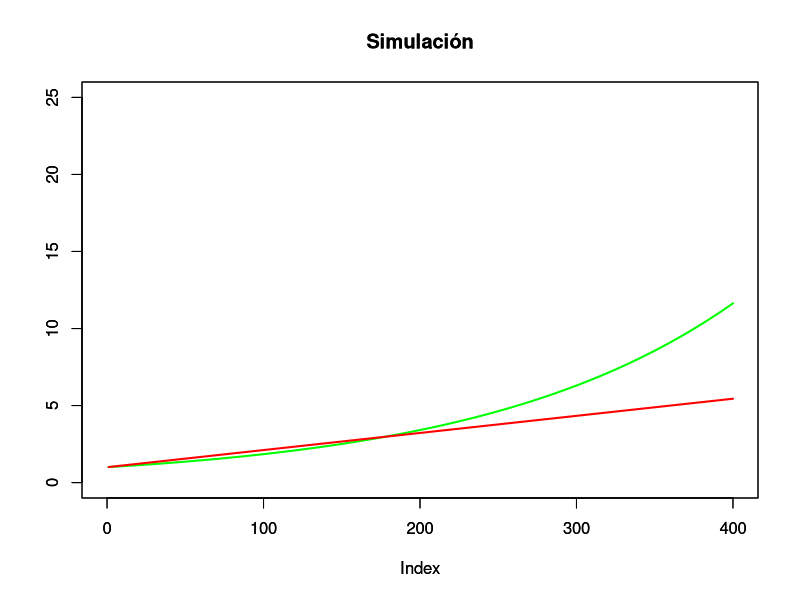

The R script that drew this image:
############################################
#####     Responsabilidad Patronal     #####
############################################

prod <- function(ta, pij, k){
     mult<-1
     for(j in 1:k){
          mult <- mult*((1+pij)*(1+ta))^(1/12)
     }
     return(mult)
}

simprod <- function(ta, pij, t){
     vec <- vector(length=t)
     for(k in 1:t){
          vec[k] <- prod(ta, pij, k)
     }
     return(vec)
}

simmul <- function(ta, mc, t){
     vec <- vector(length=t)
     for(k in 1:t){
          vec[k] <- (1+(k*(ta+mc)/12))
     }
     return(vec)
}


# Simulacion
plot(simprod(0.04, 0.035, 400), col="green", ylim=c(0,25), xlim=c(0,400), type='l', lwd=2, main="Simulación", ylab='')
par(new=TRUE)
plot(simmul(0.04, 0.0933, 400), col="red", ylim=c(0,25), xlim=c(0,400), type='l', lwd=2, main="Simulación", ylab='')
